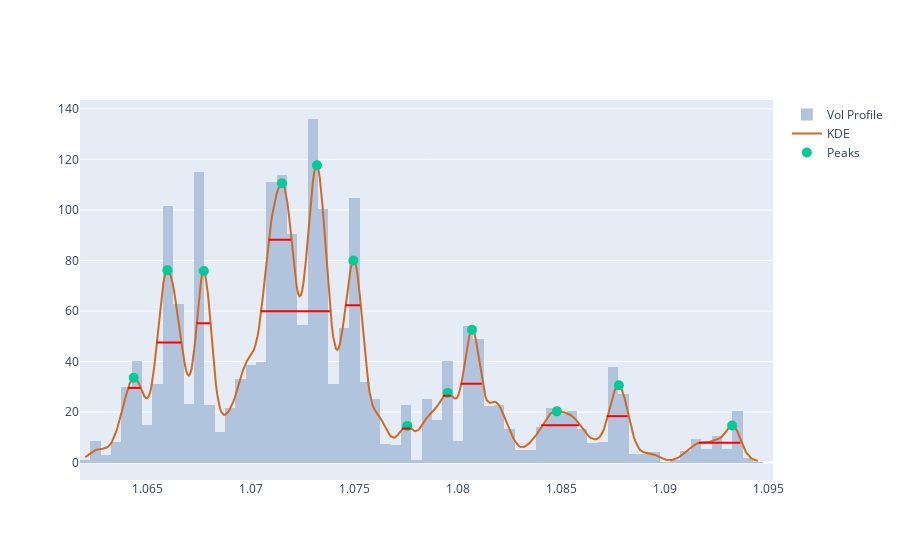

Notebook source saved alongside this figure:
### Code cell
width_range=1
peaks, peak_props = signal.find_peaks(kdy, prominence=min_prom, width=width_range)

left_ips = peak_props['left_ips']
right_ips = peak_props['right_ips']
width_x0 = xr.min() + (left_ips * ticks_per_sample)
width_x1 = xr.min() + (right_ips * ticks_per_sample)
width_y = peak_props['width_heights']

fig = get_dist_plot(close, volume, xr, kdy)
fig.add_trace(go.Scatter(name='Peaks', x=pkx, y=pky, mode='markers', marker=pk_marker_args))

for x0, x1, y in zip(width_x0, width_x1, width_y):
    fig.add_shape(type='line',
        xref='x', yref='y',
        x0=x0, y0=y, x1=x1, y1=y,
        line=dict(
            color='red',
            width=2,
        )
    )
fig.show()

### Figure 1 — Plotly figure (JSON) as saved in the notebook; plotly's stock layout.template omitted (floating-point values rounded to 4 significant figures; data arrays with more than 128 entries replaced by an {"elided": "..."} marker saying what was removed)
{"data": [{"histfunc": "sum", "histnorm": "probability density", "marker": {"color": "#B0C4DE"}, "name": "Vol Profile", "nbinsx": 150, "type": "histogram", "x": {"elided": "5760 float values"}, "y": {"elided": "5760 int values"}}, {"marker": {"color": "#D2691E"}, "mode": "lines", "name": "KDE", "type": "scatter", "x": {"elided": "500 float values"}, "y": {"elided": "500 float values"}}, {"marker": {"size": 10}, "mode": "markers", "name": "Peaks", "type": "scatter", "x": [1.064, 1.066, 1.068, 1.072, 1.073, 1.075, 1.078, 1.08, 1.081, 1.085, 1.088, 1.093], "y": [33.62, 76.16, 75.84, 110.5, 117.6, 79.94, 14.52, 27.59, 52.56, 20.28, 30.58, 14.7]}], "layout": {"shapes": [{"line": {"color": "red", "width": 2}, "type": "line", "x0": 1.064, "x1": 1.065, "xref": "x", "y0": 29.54, "y1": 29.54, "yref": "y"}, {"line": {"color": "red", "width": 2}, "type": "line", "x0": 1.065, "x1": 1.067, "xref": "x", "y0": 47.52, "y1": 47.52, "yref": "y"}, {"line": {"color": "red", "width": 2}, "type": "line", "x0": 1.067, "x1": 1.068, "xref": "x", "y0": 55.13, "y1": 55.13, "yref": "y"}, {"line": {"color": "red", "width": 2}, "type": "line", "x0": 1.071, "x1": 1.072, "xref": "x", "y0": 88.19, "y1": 88.19, "yref": "y"}, {"line": {"color": "red", "width": 2}, "type": "line", "x0": 1.07, "x1": 1.074, "xref": "x", "y0": 59.9, "y1": 59.9, "yref": "y"}, {"line": {"color": "red", "width": 2}, "type": "line", "x0": 1.075, "x1": 1.075, "xref": "x", "y0": 62.25, "y1": 62.25, "yref": "y"}, {"line": {"color": "red", "width": 2}, "type": "line", "x0": 1.077, "x1": 1.078, "xref": "x", "y0": 13.49, "y1": 13.49, "yref": "y"}, {"line": {"color": "red", "width": 2}, "type": "line", "x0": 1.079, "x1": 1.08, "xref": "x", "y0": 26.46, "y1": 26.46, "yref": "y"}, {"line": {"color": "red", "width": 2}, "type": "line", "x0": 1.08, "x1": 1.081, "xref": "x", "y0": 31.21, "y1": 31.21, "yref": "y"}, {"line": {"color": "red", "width": 2}, "type": "line", "x0": 1.084, "x1": 1.086, "xref": "x", "y0": 14.74, "y1": 14.74, "yref": "y"}, {"line": {"color": "red", "width": 2}, "type": "line", "x0": 1.087, "x1": 1.088, "xref": "x", "y0": 18.37, "y1": 18.37, "yref": "y"}, {"line": {"color": "red", "width": 2}, "type": "line", "x0": 1.092, "x1": 1.094, "xref": "x", "y0": 7.858, "y1": 7.858, "yref": "y"}]}}
